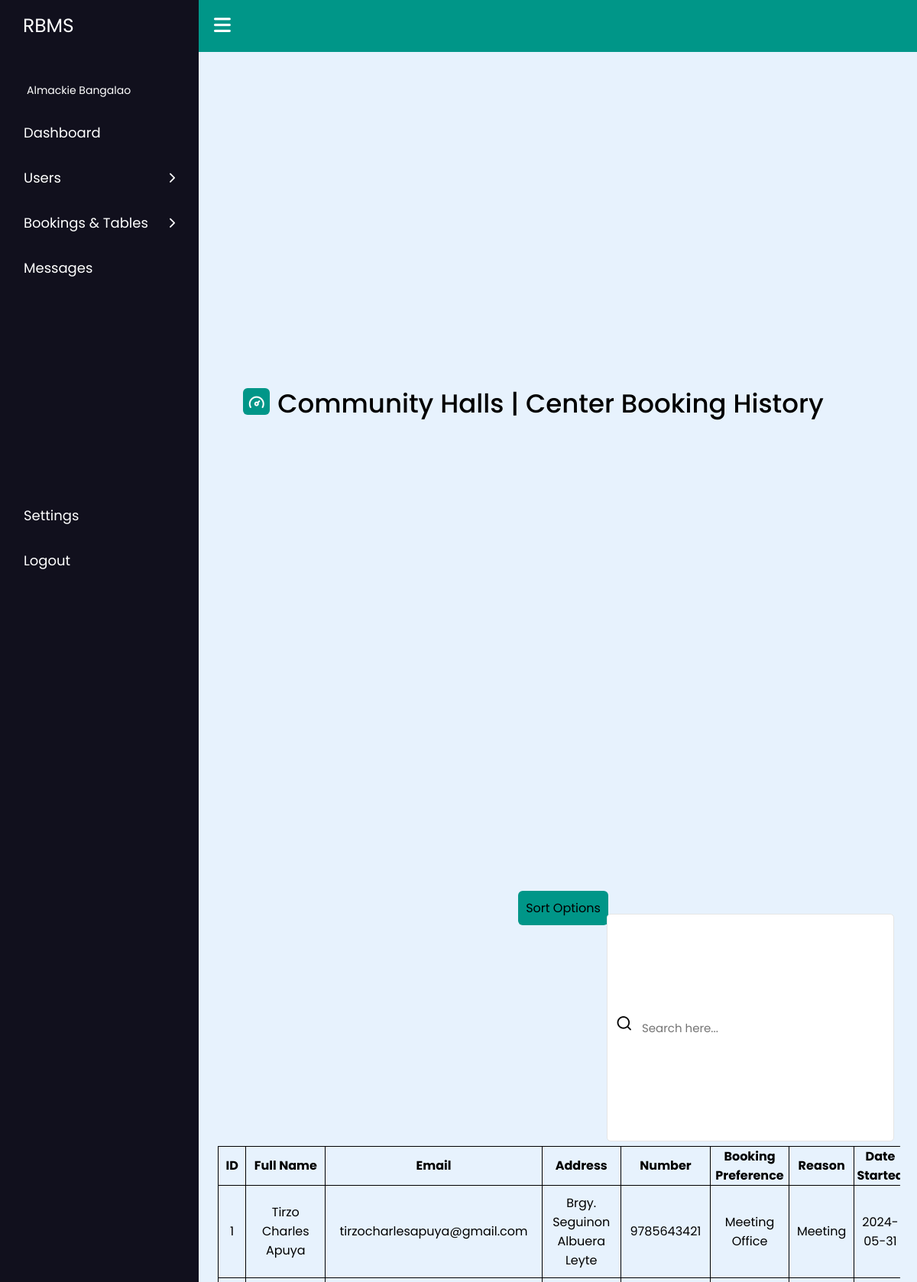
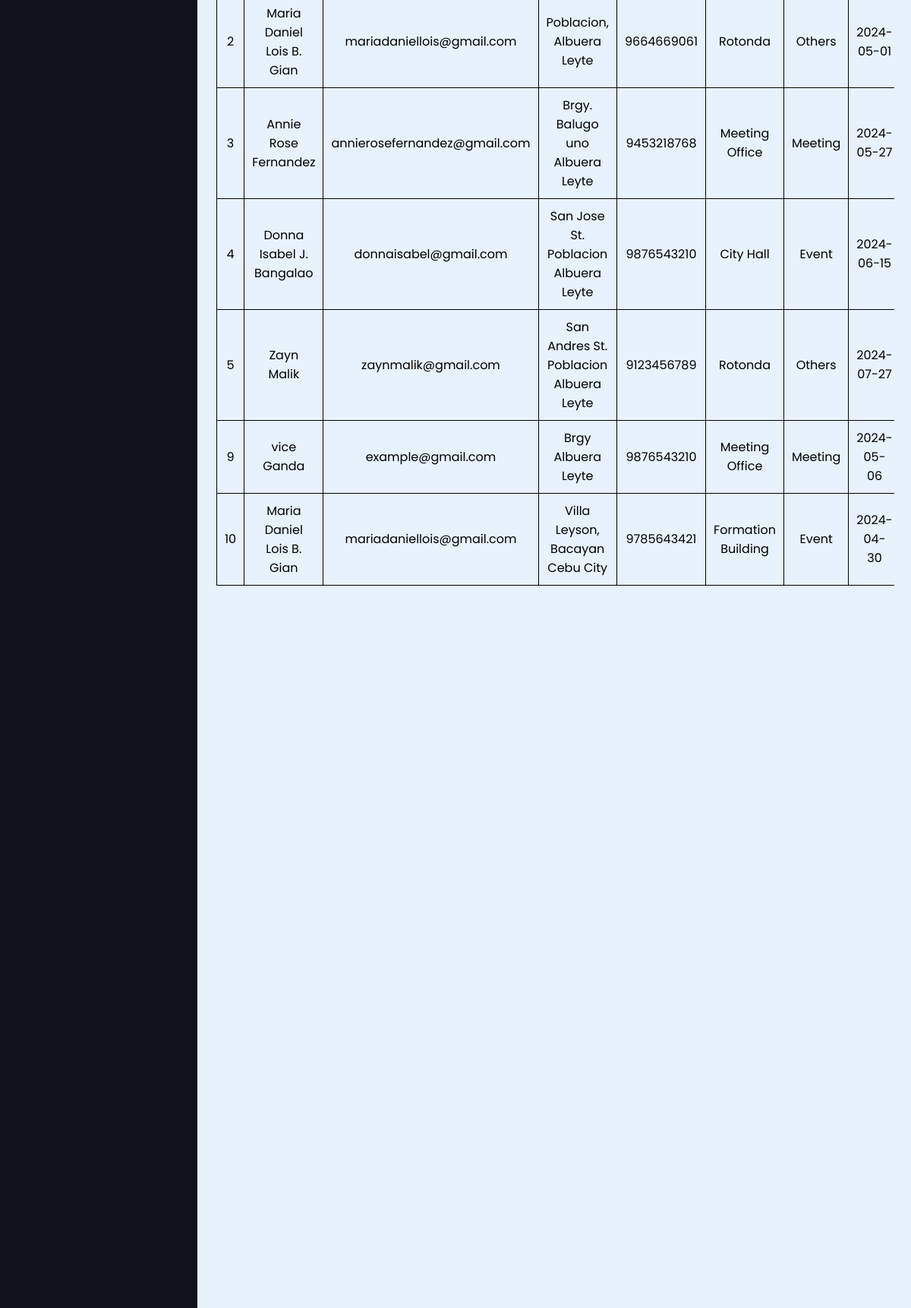
/Php_Codes/AdminPage_bookform1.php (upper part), run on the app's committed database (2 pictures, top to bottom).
### tables this page shows
CREATE TABLE `bookingform1` (
  `id` int(100) NOT NULL,
  `fullname` varchar(200) NOT NULL,
  `email` varchar(200) NOT NULL,
  `full_address` varchar(200) NOT NULL,
  `contact_number` bigint(50) NOT NULL,
  `bookingpreference` varchar(100) NOT NULL,
  `reason` varchar(200) NOT NULL,
  `event_date_start` varchar(100) NOT NULL,
  `event_date_end` varchar(100) NOT NULL,
  `event_time_start` varchar(100) NOT NULL,
  `event_time_end` varchar(100) NOT NULL,
  `others` varchar(200) NOT NULL,
  `bookingtime` datetime NOT NULL
);

### Php_Codes/AdminPage_bookform1.php (the view, shortened to what this page needs)
<!DOCTYPE html>
<html lang="en">
  <head>
    <link rel="stylesheet" href="https://cdnjs.cloudflare.com/ajax/libs/font-awesome/6.2.1/css/all.min.css" />
    <link rel="stylesheet" href="https://unicons.iconscout.com/release/v4.0.0/css/line.css">
    <link rel="stylesheet" href="../Css_Codes/AdminPage_bookform1style.css">
  </head>
  <body>
    <nav class="sidebar">
      <a href="#" class="logo">RBMS</a>
      <div class="menu-content">
        <ul class="menu-items">
          <div class="menu-title">Almackie Bangalao
          </div>
          <li class="item">
            <a href="../Php_Codes/AdminPage_Dashboard.php">Dashboard</a>
          </li>
          <li class="item">
            <div class="submenu-item">
              <span>Users</span>
              <i class="fa-solid fa-chevron-right"></i>
            </div>
          </li>
          <li class="item">
            <div class="submenu-item">
              <span>Bookings & Tables
              </span>
              <i class="fa-solid fa-chevron-right"></i>
            </div>
          </li>
          <li class="item">
            <a href="../Php_Codes/AdminPage_messages.php">Messages</a>
          </li>
          <li class="item bottom1">
                    <a href="#">Settings</a>
                </li>
                <li class="item bottom2">
                    <a href="../Html_Codes/HomePage.html">Logout</a>
                </li>
        </ul>
      </div>
    </nav>
    <nav class="navbar">
      <i class="fa-solid fa-bars" id="sidebar-close"></i>
    </nav>
    <main class="main">
    <div class="title">
            <i class="uil uil-tachometer-fast-alt"></i>
            <span class="text" id="text1">Community Halls | Center Booking History</span>
        </div>
        <div class="search-box">
                <a href="#"><i class="uil uil-search"></i></a>
                <input type="text" id="searchInput" placeholder="Search here...">
            </div>
        <div class="dropdown">
            <span>Sort Options</span>
        </div>
        <div class="table-container">
        <table id="userTable" border="1" style="text-align:center; border-color:#000;">
        <tr>
            <th>ID</th>
            <th>Full Name</th>
            <th>Email</th>
            <th>Address</th>
            <th>Number</th>
            <th>Booking Preference</th>
            <th>Reason</th>
            <th>Date Started</th>
        </tr>
        <?php
        $conn = mysqli_connect("localhost","root","","user_info");
        $sql = "SELECT id, fullname, email, full_address, contact_number, bookingpreference, reason, event_date_start, event_date_end, event_time_start, event_time_end, others, bookingtime from bookingform1";
        $result = $conn->query($sql);
        if($result->num_rows>0) {
            while($row = $result->fetch_assoc()) {
                echo"</tr><td>".$row["id"].
                "</td><td>".$row["fullname"].
                "</td><td>".$row["email"].
                "</td><td>".$row["full_address"].
                "</td><td>".$row["contact_number"].
                "</td><td>".$row["bookingpreference"].
                "</td><td>".$row["reason"].
                "</td><td>".$row["event_date_start"].
                "</td><td>".$row["event_date_end"].
                "</td><td>".$row["event_time_start"].
                "</td><td>".$row["event_time_end"].
                "</td><td>".$row["others"].
                "</td><td>".$row["bookingtime"].
                '<td><a href="#" class="delete-row" data-id="'.$row["id"].'"><i class="fas fa-trash-alt"></i></a></td>';
            }
            echo"</table>";
        }
        else{
            echo"0 result";
        }
        ?>
    </div>
    </main>
  </body>
</html>

### Css_Codes/AdminPage_bookform1style.css (style rules this page uses)
:root { --border-color: #e6e5e5; --panel-color: #FFF; --text-color: #000; --title-icon-color: #fff; --primary-color: #009688; }
* { margin: 0; padding: 0; box-sizing: border-box; font-family: "Poppins", sans-serif; }
.sidebar { display: flex; flex-direction: column; position: fixed; height: 100vh; width: 260px; background: #11101d; padding: 15px; z-index: 99; }
.logo { font-size: 25px; padding: 0 15px; }
.sidebar a { color: #fff; text-decoration: none; }
.menu-content { position: relative; height: 100%; width: 100%; margin-top: 40px; overflow-y: scroll; flex: 1; }
.menu-items { height: 100%; width: 100%; list-style: none; transition: all 0.4s ease; padding: 0; }
.menu-title { color: #fff; font-size: 14px; padding: 15px 20px; }
.item { font-size: 18px; }
.item.bottom1 { margin-top: 115%; }
.item a { color: #fff; text-decoration: none; }
.item a, .submenu-item { padding: 16px; display: inline-block; width: 100%; border-radius: 12px; }
.item i { font-size: 14px; }
.submenu-item { display: flex; justify-content: space-between; align-items: center; color: #fff; cursor: pointer; }
.navbar, .main { left: 260px; width: calc(100% - 260px); transition: all 0.5s ease; z-index: 1000; }
.navbar { position: fixed; color: #fff; padding: 15px 20px; font-size: 25px; background: #009688; cursor: pointer; }
.navbar #sidebar-close { cursor: pointer; }
.main { position: relative; display: flex; height: 100vh; z-index: 100; background: #e7f2fd; overflow: hidden; overflow-y: auto; }
.title { align-items: center; margin: 30px 0; position: absolute; top: 8%; left: 3%; }
.title i { height: 35px; width: 35px; background-color: var(--primary-color); border-radius: 6px; color: var(--title-icon-color); display: flex; align-items: center; justify-content: center; font-size: 24px; margin-left: 30px; }
.title #text1 { position: absolute; font-size: 34px; font-weight: 500; color: var(--text-color); margin-left: 10px; top: -15%; left: 100%; width: 50rem; }
.search-box input { position: absolute; border: 1px solid var(--border-color); padding: 0 20px 0 45px; border-radius: 5px; height: 5%; width: 40%; color: var(--text-color); font-size: 15px; font-weight: 400; outline: none; right: 30px; z-index: 1; top: 20%; }
.search-box a i { position: absolute; right: 39.6%; font-size: 22px; z-index: 2; top: 22.4%; transform: translateY(-50%); color: black; }
.dropdown { position: absolute; top: 19.5%; right: 43%; background-color: #009688; color: black; border-radius: 6px; padding: 10px; cursor: pointer; }

### Php_Codes/AdminPage_bookform1.php (style rules this page uses)
.table-container { width: 95%; height: 60%; overflow: auto; border: none; margin-top: 5px; margin-left: auto; margin-right: auto; position: absolute; top: 25%; left: 25px; }
table { overflow-y: auto; border-collapse: collapse; margin-right: auto; position: absolute; top: 0; left: 0; border: none; }
th, td { text-align: center; }
#UserTable4 th, td { text-align: center; padding: 10px; }

### data on the page
bookingform1: id "1", fullname "Tirzo Charles Apuya", email "tirzocharlesapuya@gmail.com", full_address "Brgy. Seguinon Albuera Leyte", contact_number "9785643421", bookingpreference "Meeting Office", reason "Meeting", event_date_start "2024-05-31"
bookingform1: id "2", fullname "Maria Daniel Lois B. Gian", email "mariadaniellois@gmail.com", full_address "Poblacion, Albuera Leyte", contact_number "9664669061", bookingpreference "Rotonda", reason "Others", event_date_start "2024-05-01"
bookingform1: id "3", fullname "Annie Rose Fernandez", email "annierosefernandez@gmail.com", full_address "Brgy. Balugo uno Albuera Leyte", contact_number "9453218768", bookingpreference "Meeting Office", reason "Meeting", event_date_start "2024-05-27"
bookingform1: id "4", fullname "Donna Isabel J. Bangalao", email "donnaisabel@gmail.com", full_address "San Jose St. Poblacion Albuera Leyte", contact_number "9876543210", bookingpreference "City Hall", reason "Event", event_date_start "2024-06-15"
bookingform1: id "5", fullname "Zayn Malik", email "zaynmalik@gmail.com", full_address "San Andres St. Poblacion Albuera Leyte", contact_number "9123456789", bookingpreference "Rotonda", reason "Others", event_date_start "2024-07-27"
bookingform1: id "9", fullname "vice Ganda", email "example@gmail.com", full_address "Brgy Albuera Leyte", contact_number "9876543210", bookingpreference "Meeting Office", reason "Meeting", event_date_start "2024-05-06"
bookingform1: id "10", fullname "Maria Daniel Lois B. Gian", email "mariadaniellois@gmail.com", full_address "Villa Leyson, Bacayan Cebu City", contact_number "9785643421", bookingpreference "Formation Building", reason "Event", event_date_start "2024-04-30"
